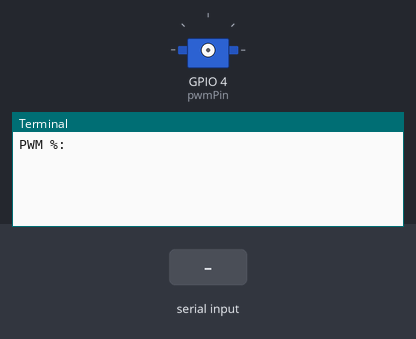
Simulated run of this program. Board: Raspberry Pi (BCM pin numbers). Shown: servo, the last lines printed to the terminal. The test bench sets the inputs (shaded band). Servo angles are drawn from the pulse width (0.5 ms = 0°, 2.5 ms = 180°).

Above: at 1.2 s.
1.3 s: "5" typed at the terminal, then Enter
At 1.31 s:
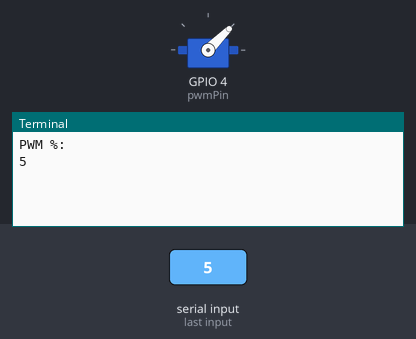
2.8 s: "90" typed at the terminal, then Enter
At 4.0 s:
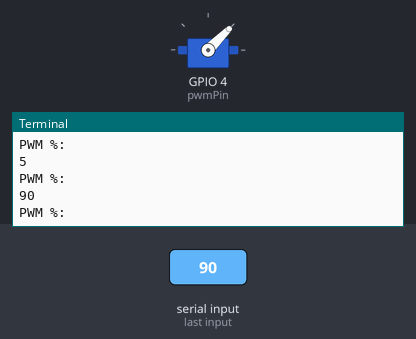

Measured:
- after the input at 1.3 s, the terminal: prints a new line at once (image 1)
- after the input at 2.8 s, the terminal: prints a new line at once (image 2)

The program:

Lesson19Servo.py
```python
'''
Objective is control a micro servo motor with the Pi.
The red color is power, using 3.3 v, the brown wire is for ground, and the yellow is for control which goes to a GPIO pin.
We want the period to be 20 ms or 0.02 s. RP takes command in terms of frequency, which is 1/period.
So the frequency would be 1/0.02 = 50 Hz
As for the angle, the ducty cycle dictates (% of time the signal is on) that.
Somewhere around 1-2% of DC is an angle of 0. 10-15% is an angle of 180 degrees. So it's not between 0 to 100, but from 1 to 15 and need some adjustments while doing it.
'''

import RPi.GPIO as GPIO
from time import sleep
GPIO.setmode(GPIO.BCM) # using broadcom method
pwmPin = 4
GPIO.setup(pwmPin, GPIO.OUT)
pwm = GPIO.PWM(pwmPin, 50)
pwm.start(0)

try:
	while True:
		pwmPercent = float(input("PWM %: "))
		pwm.ChangeDutyCycle(pwmPercent)
		sleep(0.1)


except KeyboardInterrupt:
	GPIO.cleanup()
	print("GPIO is ready for next task!")
```
